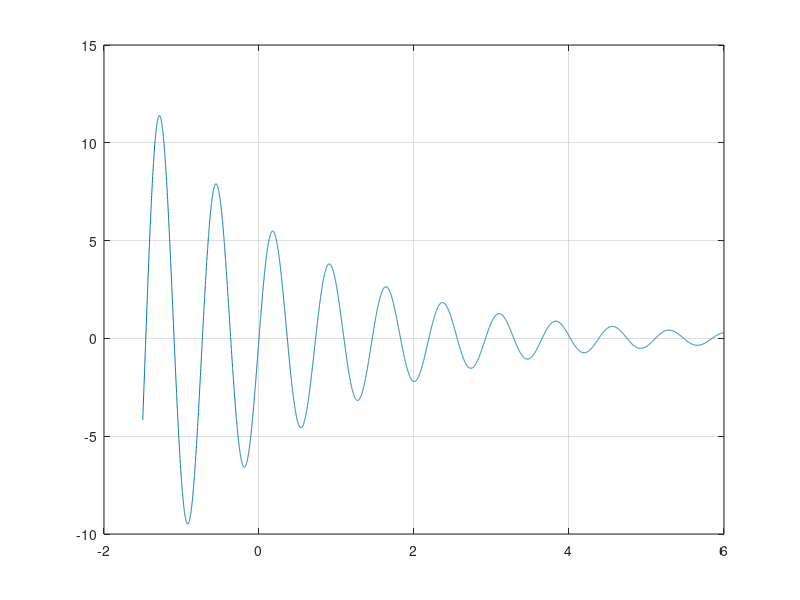

Source code (MATLAB): (Note: this script raises an error after producing the figure.)
clear all
close all
clc
f=vectorize(inline('6*exp(-t/2)*cos(8.6*t-(pi/2))'));
t=-1.5:0.001:6;
y=f(t);
plot(t,y)
grid on
pause
r(1)=input('escribe un valor inicial para ´proxima la raíz; ')
tol=0.00001;
e(1)=inf;
syms t
n=1;
while e(n)>tol
    n=n+1;
    r(n)=r(n-1)-f(r(n-1))/subs(diff(f(t)),r(n-1));
    e(n)=abs(r(n)-r(n-1));
end
fprintf('La raíz es %5.8f con un error de %5.8f\n',r(n),e(n))